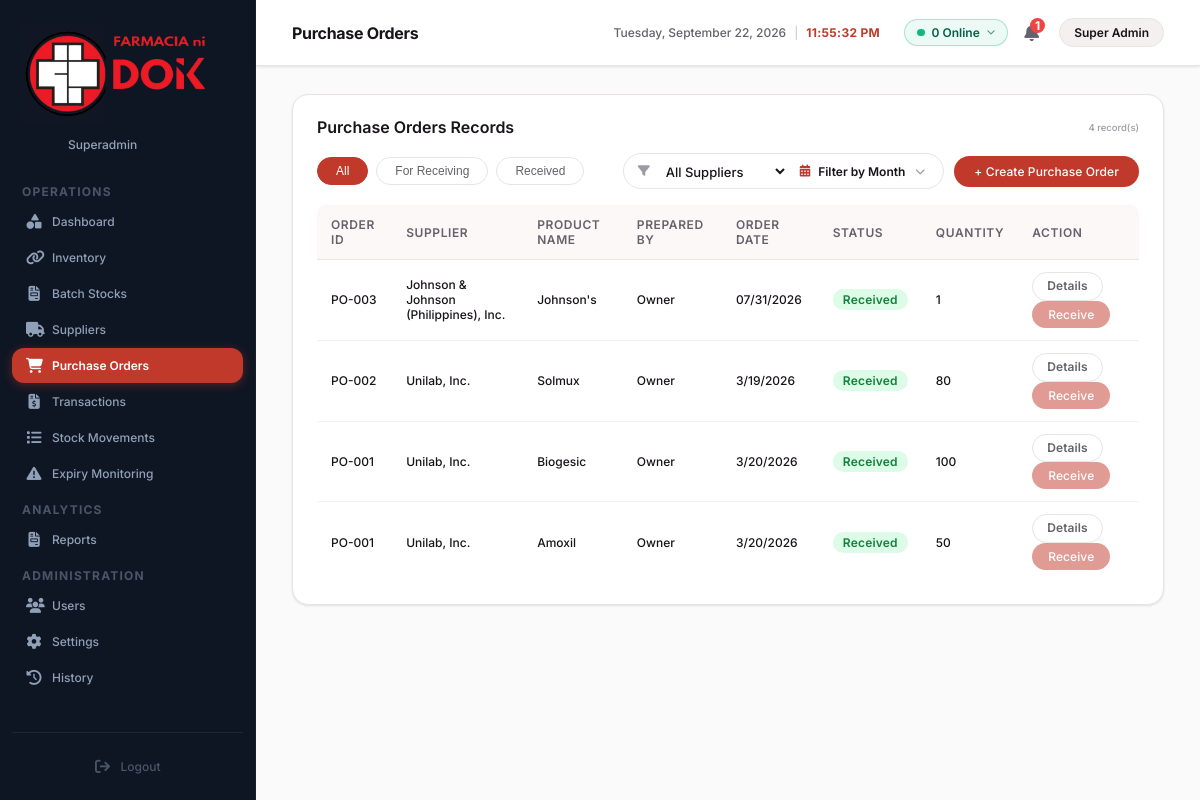
The page /purchase_orders (signed in) on the database its author committed.
### tables this page shows
CREATE TABLE purchase_order_items (
            id INTEGER PRIMARY KEY AUTOINCREMENT,
            purchase_order_id TEXT NOT NULL,
            medicine_id TEXT NOT NULL,
            quantity INTEGER NOT NULL,
            FOREIGN KEY (purchase_order_id) REFERENCES purchase_orders (id),
            FOREIGN KEY (medicine_id) REFERENCES inventory (id)
        );

CREATE TABLE purchase_orders (
            id TEXT PRIMARY KEY,
            supplier_id TEXT NOT NULL,
            prepared_by TEXT NOT NULL,
            order_date TEXT NOT NULL,
            status TEXT NOT NULL,
            notes TEXT,
            received_by TEXT,
            FOREIGN KEY (supplier_id) REFERENCES suppliers (id)
        );

CREATE TABLE suppliers (
            id TEXT PRIMARY KEY,
            name TEXT NOT NULL,
            address TEXT NOT NULL,
            contact TEXT NOT NULL
        );

CREATE TABLE inventory (
            id TEXT PRIMARY KEY,
            generic TEXT,
            brand TEXT NOT NULL,
            category TEXT NOT NULL,
            stock INTEGER NOT NULL,
            reorder_point INTEGER NOT NULL,
            status TEXT NOT NULL,
            product_name TEXT NOT NULL,
            description TEXT NOT NULL,
            unit_of_measure TEXT NOT NULL,
            purchase_price REAL NOT NULL,
            supplier TEXT NOT NULL,
            archived_at TEXT DEFAULT NULL,
            deleted_at TEXT DEFAULT NULL
        );

### app.py (the view, shortened to what this page needs)
@app.route('/purchase_orders', methods=['GET', 'POST'])
def purchase_orders():
    if not has_permission('po_view'):
        flash('Access denied. You do not have permission to view Purchase Orders.', 'warning')
        return redirect(url_for('dashboard'))
    conn = get_db_connection()
    suppliers = conn.execute('SELECT * FROM suppliers ORDER BY id ASC').fetchall()
    medicines_raw = conn.execute('''
        SELECT i.id, i.brand, i.generic, i.product_name, i.category, i.supplier, s.id as supplier_id
        FROM inventory i
        LEFT JOIN suppliers s ON i.supplier = s.name
        WHERE i.archived_at IS NULL AND i.deleted_at IS NULL
        ORDER BY i.brand ASC
    ''').fetchall()
    medicines = [dict(m) for m in medicines_raw]
    supplier_catalog = {}
    for s in suppliers:
        s_id = s['id']
        supplier_catalog[s_id] = {
            'id': s_id,
            'name': s['name'],
            'categories': {}
        }
    for m in medicines:
        sid = m.get('supplier_id')
        if not sid or sid not in supplier_catalog:
            continue
        cat = m.get('category') or 'General'
        if cat not in supplier_catalog[sid]['categories']:
            supplier_catalog[sid]['categories'][cat] = []
        supplier_catalog[sid]['categories'][cat].append({
            'id': m['id'],
            'brand': m['brand'],
            'generic': m.get('generic') or '',
            'product_name': m.get('product_name') or ''
        })
    orders_raw = conn.execute('''
        SELECT po.id, po.supplier_id, s.name as supplier, po.prepared_by, po.order_date, po.status, po.notes, po.received_by,
               i.brand as medicine_name, poi.quantity as item_qty
        FROM purchase_order_items poi
        JOIN purchase_orders po ON poi.purchase_order_id = po.id
        JOIN suppliers s ON po.supplier_id = s.id
        JOIN inventory i ON poi.medicine_id = i.id
        ORDER BY po.id DESC, poi.id ASC
    ''').fetchall()
    orders = []
    for o in orders_raw:
        notes_escaped = (o['notes'] or '').replace("'", "\\'").replace("\n", " ")
        orders.append({
            'id': o['id'],
            'supplier_id': o['supplier_id'],
            'supplier': o['supplier'],
            'prepared_by': o['prepared_by'],
            'order_date': o['order_date'],
            'status': o['status'],
            'notes': notes_escaped,
            'products_list': o['medicine_name'],
            'total_quantity': o['item_qty'],
            'received_by': o['received_by'] or ''
        })
    po_items_raw = conn.execute('''
        SELECT poi.purchase_order_id, poi.medicine_id, i.brand as medicine_name, i.generic as generic_name, i.category, poi.quantity
        FROM purchase_order_items poi
        JOIN inventory i ON poi.medicine_id = i.id
    ''').fetchall()
    po_items_map = {}
    for item in po_items_raw:
        po_id = item['purchase_order_id']
        if po_id not in po_items_map:
            po_items_map[po_id] = []
        po_items_map[po_id].append({
            'medicine_id': item['medicine_id'],
            'medicine_name': item['medicine_name'],
            'generic_name': item['generic_name'],
            'category': item['category'],
            'quantity': item['quantity']
        })
    conn.close()
    return render_template('purchase_orders.html',
                           suppliers=suppliers,
                           medicines=medicines,
                           orders=orders,
                           po_items_map=po_items_map,
                           supplier_catalog=supplier_catalog,
                           active_page='purchase_orders')

### app.py (called while the page is built, shortened)
def has_permission(perm_key):
    role = session.get('role', '')
    if role in ['Superadmin', 'Owner / Pharmacist'] or 'Super' in role or 'Owner' in role:
        return True

def get_local_ip():
    try:
        s = socket.socket(socket.AF_INET, socket.SOCK_DGRAM)
        s.connect(('8.8.8.8', 80))
        ip = s.getsockname()[0]
        s.close()
        return ip
    except Exception:
        return '127.0.0.1'

@app.context_processor
def inject_system_info():
    return {'local_ip': get_local_ip()}

@app.before_request
def require_login():
    allowed_routes = ['login', 'static', 'forgot_password', 'send_otp', 'verify_otp']
    if request.endpoint not in allowed_routes and 'user_id' not in session:
        return redirect(url_for('login'))

### database.py (called while the page is built)
def get_db_path():
    if getattr(sys, 'frozen', False):
        base_dir = os.path.dirname(sys.executable)
    else:
        base_dir = os.path.dirname(os.path.abspath(__file__))
    return os.path.join(base_dir, 'farmacia.db')

def get_db_connection():
    conn = sqlite3.connect(get_db_path())
    conn.row_factory = sqlite3.Row
    return conn

### templates/purchase_orders.html (shortened to what this page needs)
{% extends 'base.html' %}
{% block title %}Purchase Orders{% endblock %}
{% block content %}
<div class="panel">
    <div class="panel-header" style="display: flex; flex-direction: column; gap: 16px; align-items: stretch;">
        <div style="display: flex; justify-content: space-between; align-items: center;">
            <h3 style="margin: 0;">
                {% if session.get('role') == 'Staff' %}
                    Purchase Orders / Receiving
                {% else %}
                    Purchase Orders Records
                {% endif %}
            </h3>
            <span class="list-count-badge">
                {{ orders | length }} record(s)
            </span>
        </div>
        <div style="display: flex; justify-content: space-between; align-items: center; gap: 14px; width: 100%; flex-wrap: nowrap;">
            <div class="filter-tabs" style="flex-shrink: 0;">
                <button class="filter-btn active" onclick="setStatusFilter('all', this)">All</button>
                <button class="filter-btn" onclick="setStatusFilter('For Receiving', this)">For Receiving</button>
                <button class="filter-btn" onclick="setStatusFilter('Received', this)">Received</button>
            </div>
            <div style="display: flex; gap: 10px; align-items: center; flex-wrap: nowrap; flex-shrink: 0;">
                <div class="filter-container">
                    <i class="fa-solid fa-filter"></i>
                    <select id="filter-supplier" class="filter-select" onchange="filterPO()" style="max-width: 130px; text-overflow: ellipsis; white-space: nowrap;">
                        <option value="">All Suppliers</option>
                    </select>
                    <div class="cal-filter-wrapper" id="po-cal-filter"></div>
                </div>
                {% if has_permission('po_create') %}
                    <button class="btn-primary" style="width: auto; padding: 8px 20px; font-size: 13px; font-weight: 500; border-radius: 20px; white-space: nowrap; flex-shrink: 0;" onclick="openPOModal()">+ Create Purchase Order</button>
                {% endif %}
            </div>
        </div>
    </div>
    <table>
        <thead>
            <tr>
                <th>Order ID</th>
                <th>Supplier</th>
                <th>Product Name</th>
                <th>Prepared By</th>
                <th>Order Date</th>
                <th>Status</th>
                <th>Quantity</th>
                <th>Action</th>
            </tr>
        </thead>
        <tbody id="po-table-body">
            {% for order in orders %}
            <tr class="po-row" data-id="{{ order.id | lower }}" data-status="{{ order.status }}" data-supplier="{{ order.supplier | lower }}" data-products="{{ order.products_list | lower }}" data-prepared="{{ order.prepared_by | lower }}" data-date="{{ order.order_date }}">
                <td>{{ order.id }}</td>
                <td>{{ order.supplier }}</td>
                <td>{{ order.products_list }}</td>
                <td>{{ order.prepared_by }}</td>
                <td>{{ order.order_date }}</td>
                <td>
                    <span class="status-badge
                        {% if order.status == 'For Receiving' %}status-for-receiving
                        {% elif order.status == 'Received' %}status-received
                        {% else %}status-partial{% endif %}">
                        {{ order.status }}
                    </span>
                </td>
                <td>{{ order.total_quantity }}</td>
                <td>
                    <button class="btn-action-outline btn-view" onclick="showPODetails('{{ order.id }}', '{{ order.supplier }}', '{{ order.order_date }}', '{{ order.status }}', '{{ order.prepared_by }}', '{{ order.notes }}', '{{ order.received_by }}', '{{ order.supplier_id }}')">Details</button>
                    {% if has_permission('po_receive') %}
                        {% if order.status == 'For Receiving' %}
                            <button type="button" class="btn-primary"
                                style="padding:6px 16px;border-radius:20px;font-size:13px;width:auto;font-weight:500;"
                                onclick="openExpiryModal('{{ order.id }}')">
                                <i class="fa-solid fa-calendar-check" style="font-size:11px;"></i> Receive
                            </button>
                        {% else %}
                            <button class="btn-primary" style="padding: 6px 16px; border-radius: 20px; font-size: 13px; width: auto; font-weight: 500; opacity: 0.5; cursor: not-allowed;" disabled>Receive</button>
                        {% endif %}
                    {% endif %}
                </td>
            </tr>
            {% endfor %}
        </tbody>
    </table>
</div>
{% endblock %}

### static/css/style.css (style rules this page uses)
:root { --accent: #c0392b; --accent-hover: #a93226; --accent-light: rgba(192, 57, 43, 0.09); --accent-muted: rgba(192, 57, 43, 0.16); --bg: #fafafa; --bg-soft: #f4f0f0; --card-bg: #ffffff; --surface: #fdf8f8; --sidebar-bg: #0f1623; --sidebar-w: 256px; --text: #18141a; --text-secondary: #64626a; --text-muted: #9d9aa3; --border: #e9e3e3; --border-strong: #d6cccc; --shadow-sm: 0 1px 3px rgba(20,16,16,0.07), 0 1px 2px rgba(20,16,16,0.04); --shadow-md: 0 4px 12px rgba(20,16,16,0.09), 0 2px 4px rgba(20,16,16,0.05); --shadow-lg: 0 12px 32px rgba(20,16,16,0.11), 0 4px 8px rgba(20,16,16,0.06); --badge-lowstock-bg: rgba(220, 38, 38, 0.10); --badge-lowstock-txt: #b91c1c; --badge-nearexpiry-bg: rgba(217, 119, 6, 0.11); --badge-nearexpiry-txt: #92400e; --badge-good-bg: rgba(16, 185, 129, 0.10); --badge-good-txt: #065f46; --badge-nostock-bg: rgba(185, 28, 28, 0.10); --badge-nostock-txt: #991b1b; --radius-sm: 8px; --radius-md: 12px; --radius-lg: 16px; --radius-xl: 20px; --radius-full: 9999px; }
* { margin: 0; padding: 0; box-sizing: border-box; }
body { font-family: 'Inter', system-ui, sans-serif; background: var(--bg); color: var(--text); -webkit-font-smoothing: antialiased; -moz-osx-font-smoothing: grayscale; }
.btn-primary { width: 100%; padding: 12px 20px; background: var(--accent); color: #fff; border: none; border-radius: var(--radius-full); font-size: 14px; font-weight: 600; cursor: pointer; font-family: inherit; transition: background 0.18s, transform 0.15s, box-shadow 0.18s; letter-spacing: 0.1px; }
.btn-action-outline { display: inline-flex; align-items: center; gap: 6px; padding: 5px 14px; border-radius: var(--radius-full); border: 1.5px solid var(--border-strong); background: transparent; color: var(--text-secondary); font-size: 12px; font-weight: 600; font-family: inherit; cursor: pointer; transition: all 0.16s ease; white-space: nowrap; line-height: 1.4; letter-spacing: 0.1px; }
.btn-action-outline.btn-view { border-color: var(--border); color: var(--text-secondary); }
.panel { background: var(--card-bg); border-radius: var(--radius-lg); border: 1px solid var(--border); padding: 22px 24px; box-shadow: var(--shadow-sm); margin-bottom: 20px; }
table { width: 100%; border-collapse: collapse; }
th, td { padding: 12px 14px; text-align: left; font-size: 13px; }
th { color: var(--text-secondary); font-weight: 600; text-transform: uppercase; font-size: 10.5px; letter-spacing: 0.6px; border-bottom: 1.5px solid var(--border); background: var(--surface); }
th:first-child { border-radius: var(--radius-sm) 0 0 0; }
th:last-child { border-radius: 0 var(--radius-sm) 0 0; }
td { color: var(--text); font-weight: 500; border-bottom: 1px solid var(--bg-soft); }
tbody tr { transition: background-color 0.14s; }
tbody tr:last-child td { border-bottom: none; }
.status-badge { padding: 3px 10px; border-radius: var(--radius-full); font-size: 11.5px; font-weight: 600; display: inline-block; letter-spacing: 0.2px; }
.status-received { background: rgba(5,150,105,0.09); color: #065f46; }
.list-count-badge { font-size: 9.5px !important; font-weight: 500; color: var(--text-muted); }
.panel-header { display: flex; justify-content: space-between; align-items: center; margin-bottom: 16px; }
.panel-header h3 { font-size: 15px; font-weight: 600; color: var(--text); }
.filter-container { display: flex; align-items: center; gap: 8px; background: var(--card-bg); border: 1.5px solid var(--border); border-radius: var(--radius-full); padding: 3px 14px; min-height: 36px; transition: border-color 0.18s; }
.filter-container i { color: var(--text-muted); font-size: 12px; flex-shrink: 0; }
.filter-select, .filter-input-date { border: none !important; background: transparent !important; color: var(--text) !important; font-size: 13px !important; font-weight: 500 !important; padding: 3px 4px !important; outline: none !important; cursor: pointer; font-family: inherit; }
.cal-filter-wrapper { position: relative; display: inline-block; }

### templates/purchase_orders.html (style rules this page uses)
#filter-supplier { max-width: 130px !important; text-overflow: ellipsis !important; white-space: nowrap !important; }
.filter-tabs { display: flex; gap: 8px; }
.filter-btn { padding: 6px 18px; border: 1.5px solid var(--border); border-radius: 20px; font-size: 13px; font-weight: 500; background: transparent; color: var(--text-secondary); cursor: pointer; transition: all 0.2s; }
.filter-btn.active { background: var(--accent); color: #fff; border-color: var(--accent); }
.status-received { background: #dcfce7; color: #15803d; }

### rows shown on the page
purchase_order_items: id "PO-003", supplier "Johnson & Johnson (Philippines), Inc.", products_list "Johnson's", prepared_by "Owner", order_date "07/31/2026", status "Received", total_quantity "1"
purchase_order_items: id "PO-002", supplier "Unilab, Inc.", products_list "Solmux", prepared_by "Owner", order_date "3/19/2026", status "Received", total_quantity "80"
purchase_order_items: id "PO-001", supplier "Unilab, Inc.", products_list "Biogesic", prepared_by "Owner", order_date "3/20/2026", status "Received", total_quantity "100"
purchase_order_items: id "PO-001", supplier "Unilab, Inc.", products_list "Amoxil", prepared_by "Owner", order_date "3/20/2026", status "Received", total_quantity "50"

### other values the page prints
{{ session.get('role', 'Owner / Pharmacist') }} "Superadmin"
{{ app_unseen_count }} "1"
{{ session.get('name', session.get('role', 'User')) }} "Super Admin"
{{ orders | length }} "4"
